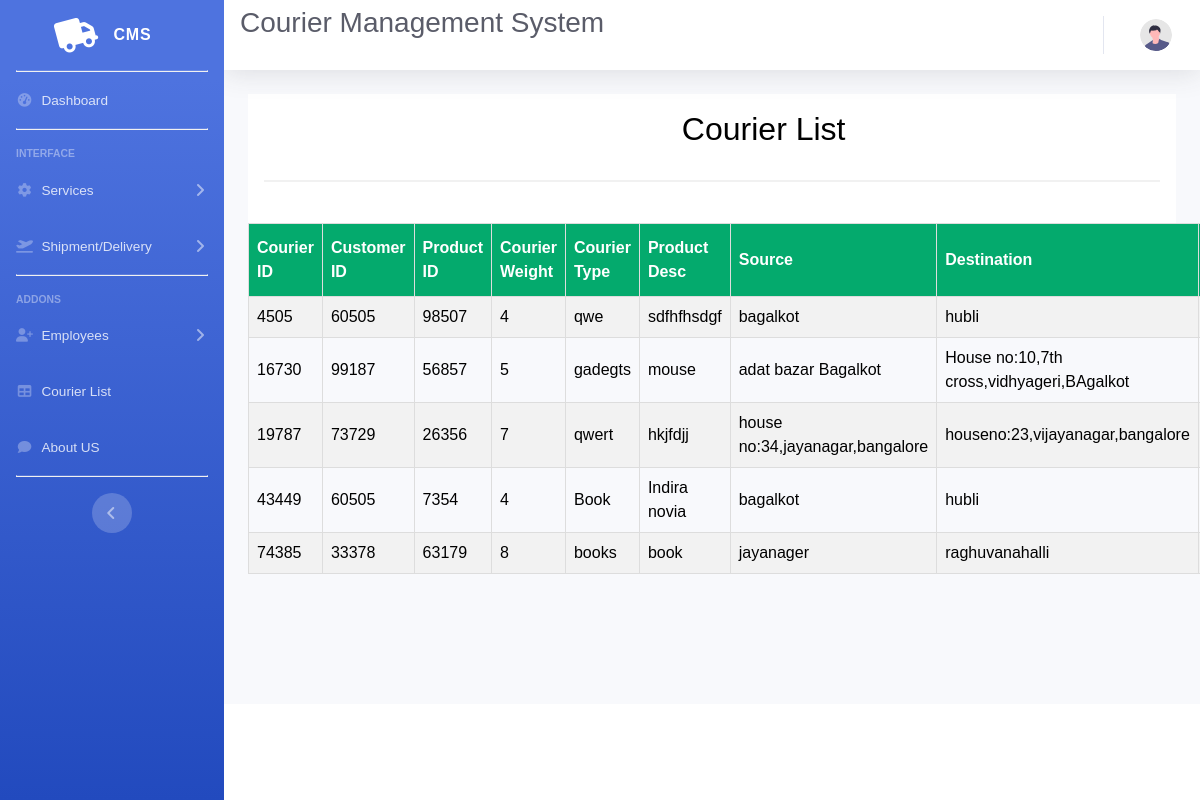
Page /admincourierlist.php on the committed database.
### tables this page shows
CREATE TABLE `courier` (
  `courierid` int(25) NOT NULL,
  `custid` int(25) NOT NULL,
  `prod_id` int(25) NOT NULL,
  `courier_weight` int(25) NOT NULL,
  `courier_type` varchar(50) NOT NULL,
  `prod_desc` varchar(100) NOT NULL,
  `Source` varchar(50) NOT NULL,
  `Destination` varchar(50) NOT NULL,
  `dest_ph` varchar(12) NOT NULL
);

### admincourierlist.php (the view, shortened to what this page needs)
<!DOCTYPE html>
<html lang="en">
<head>
    <link href="vendor/fontawesome-free/css/all.min.css" rel="stylesheet" type="text/css">
    <link href="css/sb-admin-2.min.css" rel="stylesheet">
</head>
<body id="page-top">
    <div id="wrapper">
        <ul class="navbar-nav bg-gradient-primary sidebar sidebar-dark accordion" id="accordionSidebar">
            <a class="sidebar-brand d-flex align-items-center justify-content-center" href="index.html">
                <div class="sidebar-brand-icon rotate-n-15">
                   <i class='fas fa-truck'></i>
                </div>
                <div class="sidebar-brand-text mx-3">CMS </div>
            </a>
            <hr class="sidebar-divider my-0">
            <li class="nav-item">
                <a class="nav-link" href="index1.php">
                    <i class="fas fa-fw fa-tachometer-alt"></i>
                    <span>Dashboard</span></a>
            </li>
            <hr class="sidebar-divider">
            <div class="sidebar-heading">
                Interface
            </div>
            <li class="nav-item">
                <a class="nav-link collapsed" href="#" data-toggle="collapse" data-target="#collapseTwo"
                    aria-expanded="true" aria-controls="collapseTwo">
                    <i class="fas fa-fw fa-cog"></i>
                    <span>Services</span>
                </a>
            </li>
            <li class="nav-item">
                <a class="nav-link collapsed" href="#" data-toggle="collapse" data-target="#collapseUtilities"
                    aria-expanded="true" aria-controls="collapseUtilities">
                    <i class="fas fa-plane-departure"></i>
                    <span>Shipment/Delivery</span>
                </a>
            </li>
            <hr class="sidebar-divider">
            <div class="sidebar-heading">
                Addons
            </div>
            <li class="nav-item">
                <a class="nav-link collapsed" href="#" data-toggle="collapse" data-target="#collapsePages"
                    aria-expanded="true" aria-controls="collapsePages">
                    <i class="fas fa-fw fa-user-plus"></i>
                    <span>Employees</span>
                </a>
            </li>
            <li class="nav-item">
                <a class="nav-link" href="admincourierlist.php">
                    <i class="fas fa-fw fa-table"></i>
                    <span>Courier List</span></a>
            </li>
            <li class="nav-item">
                <a class="nav-link" href="aboutus.php">
                    <i class="fas fa-fw fa-comment"></i>
                    <span>About US</span></a>
            </li>
            <hr class="sidebar-divider d-none d-md-block">
            <div class="text-center d-none d-md-inline">
                <button class="rounded-circle border-0" id="sidebarToggle"></button>
            </div>
        </ul>
        <div id="content-wrapper" class="d-flex flex-column">
            <div id="content">
                <nav class="navbar navbar-expand navbar-light bg-white topbar mb-4 static-top shadow">
                <h1 class="h3 mb-4 text-gray-800">Courier Management System</h1>
                    <ul class="navbar-nav ml-auto">
                        <li class="nav-item dropdown no-arrow">
                            <a class="nav-link dropdown-toggle" href="#" id="userDropdown" role="button"
                                data-toggle="dropdown" aria-haspopup="true" aria-expanded="false">
                                <img class="img-profile rounded-circle"
                                    src="img/undraw_profile.svg">
                            </a>
                        </li>
                    </ul>
                </nav>
                <div class="container-fluid">
</head>
<body>
  <div class="container">
  <form action="" method="POST">
  <label class="a" for="cid"  ><h2>&nbsp&nbsp&nbsp&nbsp&nbsp&nbsp&nbsp&nbsp&nbsp&nbsp&nbsp&nbsp&nbsp&nbsp&nbsp&nbsp&nbsp&nbsp&nbsp&nbsp&nbsp&nbsp&nbsp&nbsp&nbsp&nbsp&nbsp&nbsp&nbsp&nbsp&nbsp&nbsp&nbsp&nbsp&nbsp&nbsp&nbsp&nbsp&nbsp&nbsp
  &nbsp&nbsp&nbsp&nbsp&nbsp&nbspCourier List</h2></label><br>
 <hr>
    </form>
</div>
            <table id="branch">
  <tr>
    <th>Courier ID</th>
    <th>Customer ID</th>
    <th>Product ID</th>
    <th>Courier Weight</th>
    <th>Courier Type</th>
    <th>Product Desc</th>
    <th>Source</th>
    <th>Destination</th>
  </tr>
<?php
include "config.php";
$sql="select * from courier";
$records = mysqli_query($conn,$sql);
while($data = mysqli_fetch_array($records))
{
?>
  <tr>
    <td><?php echo $data['courierid']; ?></td>
    <td><?php echo $data['custid']; ?></td>
    <td><?php echo $data['prod_id']; ?></td>
    <td><?php echo $data['courier_weight']; ?></td>
    <td><?php echo $data['courier_type']; ?></td>
    <td><?php echo $data['prod_desc']; ?></td>
    <td><?php echo $data['Source']; ?></td>
    <td><?php echo $data['Destination']; ?></td>
  </tr>
<?php
}
?>
</table>
</body>
                </div>
            </div>
            <footer class="sticky-footer bg-white">
                <div class="container my-auto">
                </div>
            </footer>
        </div>
    </div>
</body>
</html>

### admincourierlist.php (style rules this page uses)
body { font-family: Arial, Helvetica, sans-serif; background-color: black; }
* { box-sizing: border-box; }
.container { padding: 16px; background-color: white; }
hr { border: 1px solid #f1f1f1; margin-bottom: 25px; }
a { color: dodgerblue; }
#branch { font-family: Arial, Helvetica, sans-serif; border-collapse: collapse; width: 100%; }
#branch td, #branch th { border: 1px solid #ddd; padding: 8px; color:black; }
.a { color:black; text-align:center; font-weight:bold; }
#branch tr:nth-child(even) { background-color: #f2f2f2; }
#branch th { padding-top: 12px; padding-bottom: 12px; text-align: left; background-color: #04AA6D; color: white; }

### rows in the picture
courier: courierid "4505", custid "60505", prod "98507", courier_weight "4", courier_type "qwe", prod_desc "sdfhfhsdgf", Source "bagalkot", Destination "hubli"
courier: courierid "16730", custid "99187", prod "56857", courier_weight "5", courier_type "gadegts", prod_desc "mouse", Source "adat bazar Bagalkot", Destination "House no:10,7th cross,vidhyageri,BAgalkot"
courier: courierid "19787", custid "73729", prod "26356", courier_weight "7", courier_type "qwert", prod_desc "hkjfdjj", Source "house no:34,jayanagar,bangalore", Destination "houseno:23,vijayanagar,bangalore"
courier: courierid "43449", custid "60505", prod "7354", courier_weight "4", courier_type "Book", prod_desc "Indira novia", Source "bagalkot", Destination "hubli"
courier: courierid "74385", custid "33378", prod "63179", courier_weight "8", courier_type "books", prod_desc "book", Source "jayanager", Destination "raghuvanahalli"
